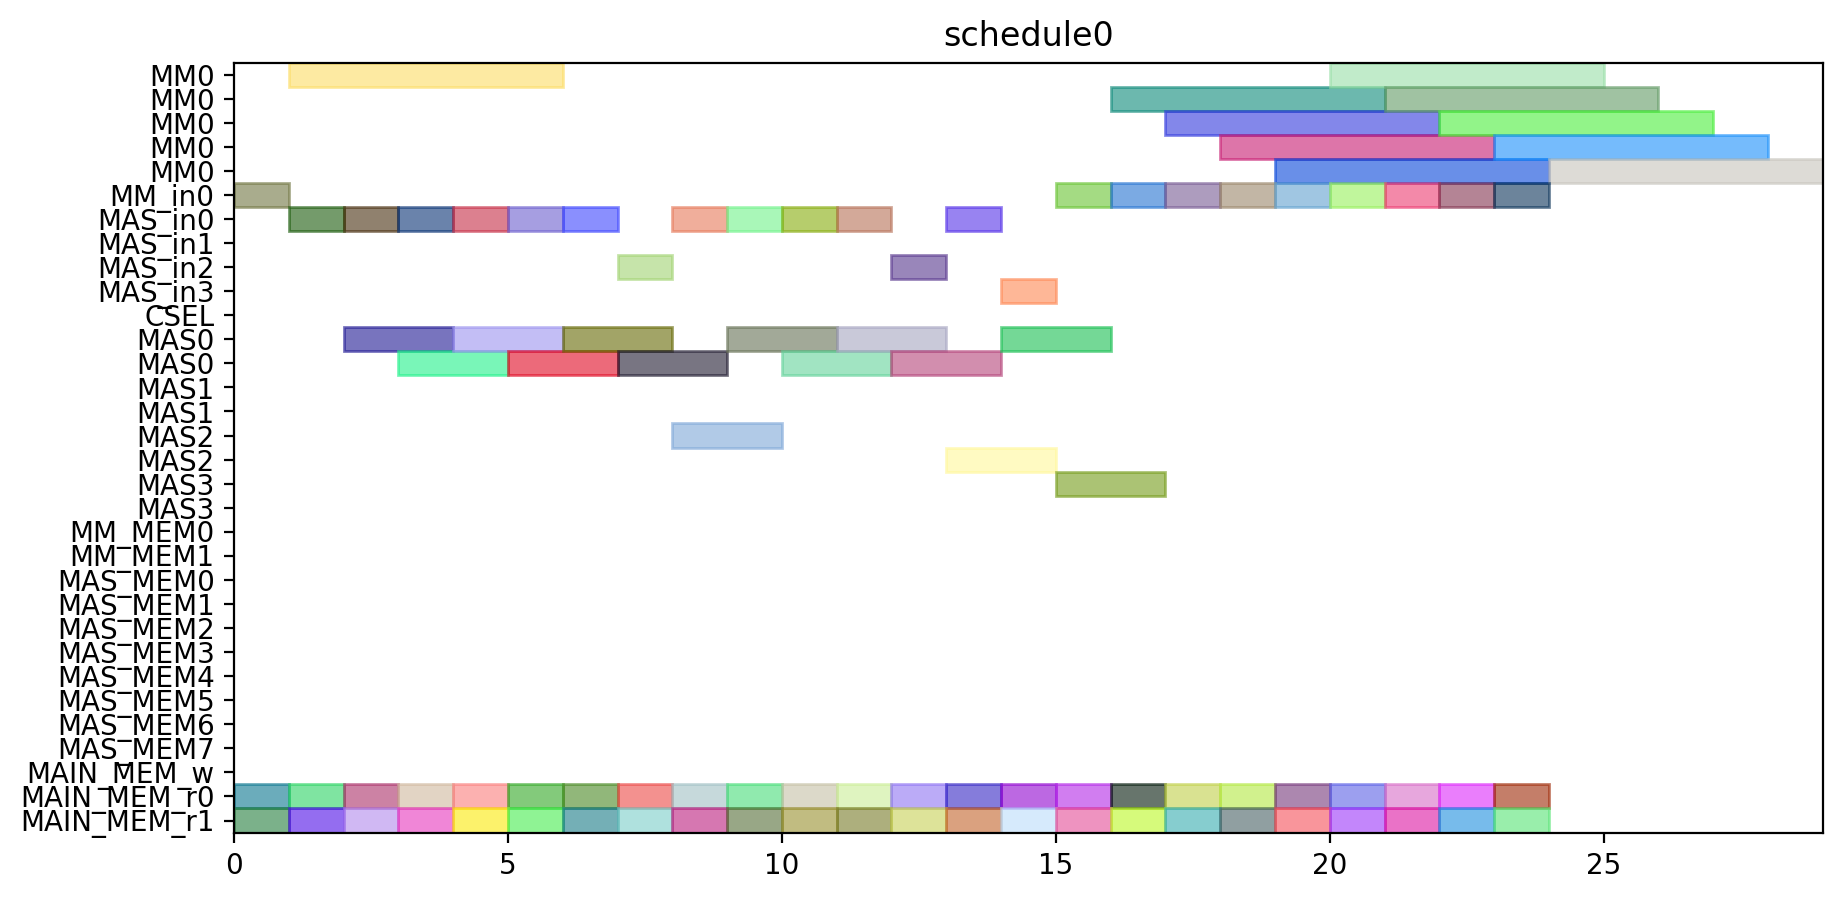

Write Python code to recreate this figure.
from pyschedule import Scenario, solvers, plotters, alt


def solve():
	horizon = 120
	S = Scenario("schedule0", horizon=horizon)

	# resource
	MM = S.Resources('MM', num=1, size=5)
	MM_in = S.Resources('MM_in', num=1)
	MAS_in = S.Resources('MAS_in', num=4)
	CSEL = S.Resource('CSEL')
	MAS = S.Resources('MAS', num=4, size=2, periods=range(1, horizon))
	MM_MEM = S.Resources('MM_MEM', num=2)
	MAS_MEM = S.Resources('MAS_MEM', num=8)
	MAIN_MEM_w = S.Resource('MAIN_MEM_w', size=1)
	MAIN_MEM_r = S.Resources('MAIN_MEM_r', num=2)

	# result of previous scheduling

	# new tasks
	t0_t0 = S.Task('t0_t0', length=2, delay_cost=1)
	t0_t0 += alt(MAS)
	t0_t0_in = S.Task('t0_t0_in', length=1, delay_cost=1)
	t0_t0_in += alt(MAS_in)
	S += t0_t0_in*MAS_in[0]<=t0_t0*MAS[0]

	S += t0_t0_in*MAS_in[1]<=t0_t0*MAS[1]

	S += t0_t0_in*MAS_in[2]<=t0_t0*MAS[2]

	S += t0_t0_in*MAS_in[3]<=t0_t0*MAS[3]

	t0_t0_mem0 = S.Task('t0_t0_mem0', length=1, delay_cost=1)
	t0_t0_mem0 += MAIN_MEM_r[0]
	S += t0_t0_mem0 <= t0_t0

	t0_t0_mem1 = S.Task('t0_t0_mem1', length=1, delay_cost=1)
	t0_t0_mem1 += MAIN_MEM_r[1]
	S += t0_t0_mem1 <= t0_t0

	t0_t1 = S.Task('t0_t1', length=2, delay_cost=1)
	t0_t1 += alt(MAS)
	t0_t1_in = S.Task('t0_t1_in', length=1, delay_cost=1)
	t0_t1_in += alt(MAS_in)
	S += t0_t1_in*MAS_in[0]<=t0_t1*MAS[0]

	S += t0_t1_in*MAS_in[1]<=t0_t1*MAS[1]

	S += t0_t1_in*MAS_in[2]<=t0_t1*MAS[2]

	S += t0_t1_in*MAS_in[3]<=t0_t1*MAS[3]

	t0_t1_mem0 = S.Task('t0_t1_mem0', length=1, delay_cost=1)
	t0_t1_mem0 += MAIN_MEM_r[0]
	S += t0_t1_mem0 <= t0_t1

	t0_t1_mem1 = S.Task('t0_t1_mem1', length=1, delay_cost=1)
	t0_t1_mem1 += MAIN_MEM_r[1]
	S += t0_t1_mem1 <= t0_t1

	t0_t3 = S.Task('t0_t3', length=5, delay_cost=1)
	t0_t3 += alt(MM)
	t0_t3_in = S.Task('t0_t3_in', length=1, delay_cost=1)
	t0_t3_in += alt(MM_in)
	S += t0_t3_in*MM_in[0]<=t0_t3*MM[0]
	t0_t3_mem0 = S.Task('t0_t3_mem0', length=1, delay_cost=1)
	t0_t3_mem0 += MAIN_MEM_r[0]
	S += t0_t3_mem0 <= t0_t3

	t0_t3_mem1 = S.Task('t0_t3_mem1', length=1, delay_cost=1)
	t0_t3_mem1 += MAIN_MEM_r[1]
	S += t0_t3_mem1 <= t0_t3

	t10 = S.Task('t10', length=2, delay_cost=1)
	t10 += alt(MAS)
	t10_in = S.Task('t10_in', length=1, delay_cost=1)
	t10_in += alt(MAS_in)
	S += t10_in*MAS_in[0]<=t10*MAS[0]

	S += t10_in*MAS_in[1]<=t10*MAS[1]

	S += t10_in*MAS_in[2]<=t10*MAS[2]

	S += t10_in*MAS_in[3]<=t10*MAS[3]

	t10_mem0 = S.Task('t10_mem0', length=1, delay_cost=1)
	t10_mem0 += MAIN_MEM_r[0]
	S += t10_mem0 <= t10

	t10_mem1 = S.Task('t10_mem1', length=1, delay_cost=1)
	t10_mem1 += MAIN_MEM_r[1]
	S += t10_mem1 <= t10

	t11 = S.Task('t11', length=2, delay_cost=1)
	t11 += alt(MAS)
	t11_in = S.Task('t11_in', length=1, delay_cost=1)
	t11_in += alt(MAS_in)
	S += t11_in*MAS_in[0]<=t11*MAS[0]

	S += t11_in*MAS_in[1]<=t11*MAS[1]

	S += t11_in*MAS_in[2]<=t11*MAS[2]

	S += t11_in*MAS_in[3]<=t11*MAS[3]

	t11_mem0 = S.Task('t11_mem0', length=1, delay_cost=1)
	t11_mem0 += MAIN_MEM_r[0]
	S += t11_mem0 <= t11

	t11_mem1 = S.Task('t11_mem1', length=1, delay_cost=1)
	t11_mem1 += MAIN_MEM_r[1]
	S += t11_mem1 <= t11

	t3_t0 = S.Task('t3_t0', length=5, delay_cost=1)
	t3_t0 += alt(MM)
	t3_t0_in = S.Task('t3_t0_in', length=1, delay_cost=1)
	t3_t0_in += alt(MM_in)
	S += t3_t0_in*MM_in[0]<=t3_t0*MM[0]
	t3_t0_mem0 = S.Task('t3_t0_mem0', length=1, delay_cost=1)
	t3_t0_mem0 += MAIN_MEM_r[0]
	S += t3_t0_mem0 <= t3_t0

	t3_t0_mem1 = S.Task('t3_t0_mem1', length=1, delay_cost=1)
	t3_t0_mem1 += MAIN_MEM_r[1]
	S += t3_t0_mem1 <= t3_t0

	t3_t1 = S.Task('t3_t1', length=5, delay_cost=1)
	t3_t1 += alt(MM)
	t3_t1_in = S.Task('t3_t1_in', length=1, delay_cost=1)
	t3_t1_in += alt(MM_in)
	S += t3_t1_in*MM_in[0]<=t3_t1*MM[0]
	t3_t1_mem0 = S.Task('t3_t1_mem0', length=1, delay_cost=1)
	t3_t1_mem0 += MAIN_MEM_r[0]
	S += t3_t1_mem0 <= t3_t1

	t3_t1_mem1 = S.Task('t3_t1_mem1', length=1, delay_cost=1)
	t3_t1_mem1 += MAIN_MEM_r[1]
	S += t3_t1_mem1 <= t3_t1

	t3_t2 = S.Task('t3_t2', length=2, delay_cost=1)
	t3_t2 += alt(MAS)
	t3_t2_in = S.Task('t3_t2_in', length=1, delay_cost=1)
	t3_t2_in += alt(MAS_in)
	S += t3_t2_in*MAS_in[0]<=t3_t2*MAS[0]

	S += t3_t2_in*MAS_in[1]<=t3_t2*MAS[1]

	S += t3_t2_in*MAS_in[2]<=t3_t2*MAS[2]

	S += t3_t2_in*MAS_in[3]<=t3_t2*MAS[3]

	t3_t2_mem0 = S.Task('t3_t2_mem0', length=1, delay_cost=1)
	t3_t2_mem0 += MAIN_MEM_r[0]
	S += t3_t2_mem0 <= t3_t2

	t3_t2_mem1 = S.Task('t3_t2_mem1', length=1, delay_cost=1)
	t3_t2_mem1 += MAIN_MEM_r[1]
	S += t3_t2_mem1 <= t3_t2

	t3_t3 = S.Task('t3_t3', length=2, delay_cost=1)
	t3_t3 += alt(MAS)
	t3_t3_in = S.Task('t3_t3_in', length=1, delay_cost=1)
	t3_t3_in += alt(MAS_in)
	S += t3_t3_in*MAS_in[0]<=t3_t3*MAS[0]

	S += t3_t3_in*MAS_in[1]<=t3_t3*MAS[1]

	S += t3_t3_in*MAS_in[2]<=t3_t3*MAS[2]

	S += t3_t3_in*MAS_in[3]<=t3_t3*MAS[3]

	t3_t3_mem0 = S.Task('t3_t3_mem0', length=1, delay_cost=1)
	t3_t3_mem0 += MAIN_MEM_r[0]
	S += t3_t3_mem0 <= t3_t3

	t3_t3_mem1 = S.Task('t3_t3_mem1', length=1, delay_cost=1)
	t3_t3_mem1 += MAIN_MEM_r[1]
	S += t3_t3_mem1 <= t3_t3

	t4_t0 = S.Task('t4_t0', length=2, delay_cost=1)
	t4_t0 += alt(MAS)
	t4_t0_in = S.Task('t4_t0_in', length=1, delay_cost=1)
	t4_t0_in += alt(MAS_in)
	S += t4_t0_in*MAS_in[0]<=t4_t0*MAS[0]

	S += t4_t0_in*MAS_in[1]<=t4_t0*MAS[1]

	S += t4_t0_in*MAS_in[2]<=t4_t0*MAS[2]

	S += t4_t0_in*MAS_in[3]<=t4_t0*MAS[3]

	t4_t0_mem0 = S.Task('t4_t0_mem0', length=1, delay_cost=1)
	t4_t0_mem0 += MAIN_MEM_r[0]
	S += t4_t0_mem0 <= t4_t0

	t4_t0_mem1 = S.Task('t4_t0_mem1', length=1, delay_cost=1)
	t4_t0_mem1 += MAIN_MEM_r[1]
	S += t4_t0_mem1 <= t4_t0

	t4_t1 = S.Task('t4_t1', length=2, delay_cost=1)
	t4_t1 += alt(MAS)
	t4_t1_in = S.Task('t4_t1_in', length=1, delay_cost=1)
	t4_t1_in += alt(MAS_in)
	S += t4_t1_in*MAS_in[0]<=t4_t1*MAS[0]

	S += t4_t1_in*MAS_in[1]<=t4_t1*MAS[1]

	S += t4_t1_in*MAS_in[2]<=t4_t1*MAS[2]

	S += t4_t1_in*MAS_in[3]<=t4_t1*MAS[3]

	t4_t1_mem0 = S.Task('t4_t1_mem0', length=1, delay_cost=1)
	t4_t1_mem0 += MAIN_MEM_r[0]
	S += t4_t1_mem0 <= t4_t1

	t4_t1_mem1 = S.Task('t4_t1_mem1', length=1, delay_cost=1)
	t4_t1_mem1 += MAIN_MEM_r[1]
	S += t4_t1_mem1 <= t4_t1

	t4_t3 = S.Task('t4_t3', length=5, delay_cost=1)
	t4_t3 += alt(MM)
	t4_t3_in = S.Task('t4_t3_in', length=1, delay_cost=1)
	t4_t3_in += alt(MM_in)
	S += t4_t3_in*MM_in[0]<=t4_t3*MM[0]
	t4_t3_mem0 = S.Task('t4_t3_mem0', length=1, delay_cost=1)
	t4_t3_mem0 += MAIN_MEM_r[0]
	S += t4_t3_mem0 <= t4_t3

	t4_t3_mem1 = S.Task('t4_t3_mem1', length=1, delay_cost=1)
	t4_t3_mem1 += MAIN_MEM_r[1]
	S += t4_t3_mem1 <= t4_t3

	t5_t0 = S.Task('t5_t0', length=5, delay_cost=1)
	t5_t0 += alt(MM)
	t5_t0_in = S.Task('t5_t0_in', length=1, delay_cost=1)
	t5_t0_in += alt(MM_in)
	S += t5_t0_in*MM_in[0]<=t5_t0*MM[0]
	t5_t0_mem0 = S.Task('t5_t0_mem0', length=1, delay_cost=1)
	t5_t0_mem0 += MAIN_MEM_r[0]
	S += t5_t0_mem0 <= t5_t0

	t5_t0_mem1 = S.Task('t5_t0_mem1', length=1, delay_cost=1)
	t5_t0_mem1 += MAIN_MEM_r[1]
	S += t5_t0_mem1 <= t5_t0

	t5_t1 = S.Task('t5_t1', length=5, delay_cost=1)
	t5_t1 += alt(MM)
	t5_t1_in = S.Task('t5_t1_in', length=1, delay_cost=1)
	t5_t1_in += alt(MM_in)
	S += t5_t1_in*MM_in[0]<=t5_t1*MM[0]
	t5_t1_mem0 = S.Task('t5_t1_mem0', length=1, delay_cost=1)
	t5_t1_mem0 += MAIN_MEM_r[0]
	S += t5_t1_mem0 <= t5_t1

	t5_t1_mem1 = S.Task('t5_t1_mem1', length=1, delay_cost=1)
	t5_t1_mem1 += MAIN_MEM_r[1]
	S += t5_t1_mem1 <= t5_t1

	t5_t2 = S.Task('t5_t2', length=2, delay_cost=1)
	t5_t2 += alt(MAS)
	t5_t2_in = S.Task('t5_t2_in', length=1, delay_cost=1)
	t5_t2_in += alt(MAS_in)
	S += t5_t2_in*MAS_in[0]<=t5_t2*MAS[0]

	S += t5_t2_in*MAS_in[1]<=t5_t2*MAS[1]

	S += t5_t2_in*MAS_in[2]<=t5_t2*MAS[2]

	S += t5_t2_in*MAS_in[3]<=t5_t2*MAS[3]

	t5_t2_mem0 = S.Task('t5_t2_mem0', length=1, delay_cost=1)
	t5_t2_mem0 += MAIN_MEM_r[0]
	S += t5_t2_mem0 <= t5_t2

	t5_t2_mem1 = S.Task('t5_t2_mem1', length=1, delay_cost=1)
	t5_t2_mem1 += MAIN_MEM_r[1]
	S += t5_t2_mem1 <= t5_t2

	t5_t3 = S.Task('t5_t3', length=2, delay_cost=1)
	t5_t3 += alt(MAS)
	t5_t3_in = S.Task('t5_t3_in', length=1, delay_cost=1)
	t5_t3_in += alt(MAS_in)
	S += t5_t3_in*MAS_in[0]<=t5_t3*MAS[0]

	S += t5_t3_in*MAS_in[1]<=t5_t3*MAS[1]

	S += t5_t3_in*MAS_in[2]<=t5_t3*MAS[2]

	S += t5_t3_in*MAS_in[3]<=t5_t3*MAS[3]

	t5_t3_mem0 = S.Task('t5_t3_mem0', length=1, delay_cost=1)
	t5_t3_mem0 += MAIN_MEM_r[0]
	S += t5_t3_mem0 <= t5_t3

	t5_t3_mem1 = S.Task('t5_t3_mem1', length=1, delay_cost=1)
	t5_t3_mem1 += MAIN_MEM_r[1]
	S += t5_t3_mem1 <= t5_t3

	t6_t0 = S.Task('t6_t0', length=5, delay_cost=1)
	t6_t0 += alt(MM)
	t6_t0_in = S.Task('t6_t0_in', length=1, delay_cost=1)
	t6_t0_in += alt(MM_in)
	S += t6_t0_in*MM_in[0]<=t6_t0*MM[0]
	t6_t0_mem0 = S.Task('t6_t0_mem0', length=1, delay_cost=1)
	t6_t0_mem0 += MAIN_MEM_r[0]
	S += t6_t0_mem0 <= t6_t0

	t6_t0_mem1 = S.Task('t6_t0_mem1', length=1, delay_cost=1)
	t6_t0_mem1 += MAIN_MEM_r[1]
	S += t6_t0_mem1 <= t6_t0

	t6_t1 = S.Task('t6_t1', length=5, delay_cost=1)
	t6_t1 += alt(MM)
	t6_t1_in = S.Task('t6_t1_in', length=1, delay_cost=1)
	t6_t1_in += alt(MM_in)
	S += t6_t1_in*MM_in[0]<=t6_t1*MM[0]
	t6_t1_mem0 = S.Task('t6_t1_mem0', length=1, delay_cost=1)
	t6_t1_mem0 += MAIN_MEM_r[0]
	S += t6_t1_mem0 <= t6_t1

	t6_t1_mem1 = S.Task('t6_t1_mem1', length=1, delay_cost=1)
	t6_t1_mem1 += MAIN_MEM_r[1]
	S += t6_t1_mem1 <= t6_t1

	t6_t2 = S.Task('t6_t2', length=2, delay_cost=1)
	t6_t2 += alt(MAS)
	t6_t2_in = S.Task('t6_t2_in', length=1, delay_cost=1)
	t6_t2_in += alt(MAS_in)
	S += t6_t2_in*MAS_in[0]<=t6_t2*MAS[0]

	S += t6_t2_in*MAS_in[1]<=t6_t2*MAS[1]

	S += t6_t2_in*MAS_in[2]<=t6_t2*MAS[2]

	S += t6_t2_in*MAS_in[3]<=t6_t2*MAS[3]

	t6_t2_mem0 = S.Task('t6_t2_mem0', length=1, delay_cost=1)
	t6_t2_mem0 += MAIN_MEM_r[0]
	S += t6_t2_mem0 <= t6_t2

	t6_t2_mem1 = S.Task('t6_t2_mem1', length=1, delay_cost=1)
	t6_t2_mem1 += MAIN_MEM_r[1]
	S += t6_t2_mem1 <= t6_t2

	t6_t3 = S.Task('t6_t3', length=2, delay_cost=1)
	t6_t3 += alt(MAS)
	t6_t3_in = S.Task('t6_t3_in', length=1, delay_cost=1)
	t6_t3_in += alt(MAS_in)
	S += t6_t3_in*MAS_in[0]<=t6_t3*MAS[0]

	S += t6_t3_in*MAS_in[1]<=t6_t3*MAS[1]

	S += t6_t3_in*MAS_in[2]<=t6_t3*MAS[2]

	S += t6_t3_in*MAS_in[3]<=t6_t3*MAS[3]

	t6_t3_mem0 = S.Task('t6_t3_mem0', length=1, delay_cost=1)
	t6_t3_mem0 += MAIN_MEM_r[0]
	S += t6_t3_mem0 <= t6_t3

	t6_t3_mem1 = S.Task('t6_t3_mem1', length=1, delay_cost=1)
	t6_t3_mem1 += MAIN_MEM_r[1]
	S += t6_t3_mem1 <= t6_t3

	t7_t0 = S.Task('t7_t0', length=5, delay_cost=1)
	t7_t0 += alt(MM)
	t7_t0_in = S.Task('t7_t0_in', length=1, delay_cost=1)
	t7_t0_in += alt(MM_in)
	S += t7_t0_in*MM_in[0]<=t7_t0*MM[0]
	t7_t0_mem0 = S.Task('t7_t0_mem0', length=1, delay_cost=1)
	t7_t0_mem0 += MAIN_MEM_r[0]
	S += t7_t0_mem0 <= t7_t0

	t7_t0_mem1 = S.Task('t7_t0_mem1', length=1, delay_cost=1)
	t7_t0_mem1 += MAIN_MEM_r[1]
	S += t7_t0_mem1 <= t7_t0

	t7_t1 = S.Task('t7_t1', length=5, delay_cost=1)
	t7_t1 += alt(MM)
	t7_t1_in = S.Task('t7_t1_in', length=1, delay_cost=1)
	t7_t1_in += alt(MM_in)
	S += t7_t1_in*MM_in[0]<=t7_t1*MM[0]
	t7_t1_mem0 = S.Task('t7_t1_mem0', length=1, delay_cost=1)
	t7_t1_mem0 += MAIN_MEM_r[0]
	S += t7_t1_mem0 <= t7_t1

	t7_t1_mem1 = S.Task('t7_t1_mem1', length=1, delay_cost=1)
	t7_t1_mem1 += MAIN_MEM_r[1]
	S += t7_t1_mem1 <= t7_t1

	t7_t2 = S.Task('t7_t2', length=2, delay_cost=1)
	t7_t2 += alt(MAS)
	t7_t2_in = S.Task('t7_t2_in', length=1, delay_cost=1)
	t7_t2_in += alt(MAS_in)
	S += t7_t2_in*MAS_in[0]<=t7_t2*MAS[0]

	S += t7_t2_in*MAS_in[1]<=t7_t2*MAS[1]

	S += t7_t2_in*MAS_in[2]<=t7_t2*MAS[2]

	S += t7_t2_in*MAS_in[3]<=t7_t2*MAS[3]

	t7_t2_mem0 = S.Task('t7_t2_mem0', length=1, delay_cost=1)
	t7_t2_mem0 += MAIN_MEM_r[0]
	S += t7_t2_mem0 <= t7_t2

	t7_t2_mem1 = S.Task('t7_t2_mem1', length=1, delay_cost=1)
	t7_t2_mem1 += MAIN_MEM_r[1]
	S += t7_t2_mem1 <= t7_t2

	t7_t3 = S.Task('t7_t3', length=2, delay_cost=1)
	t7_t3 += alt(MAS)
	t7_t3_in = S.Task('t7_t3_in', length=1, delay_cost=1)
	t7_t3_in += alt(MAS_in)
	S += t7_t3_in*MAS_in[0]<=t7_t3*MAS[0]

	S += t7_t3_in*MAS_in[1]<=t7_t3*MAS[1]

	S += t7_t3_in*MAS_in[2]<=t7_t3*MAS[2]

	S += t7_t3_in*MAS_in[3]<=t7_t3*MAS[3]

	t7_t3_mem0 = S.Task('t7_t3_mem0', length=1, delay_cost=1)
	t7_t3_mem0 += MAIN_MEM_r[0]
	S += t7_t3_mem0 <= t7_t3

	t7_t3_mem1 = S.Task('t7_t3_mem1', length=1, delay_cost=1)
	t7_t3_mem1 += MAIN_MEM_r[1]
	S += t7_t3_mem1 <= t7_t3

	solvers.mip.solve(S,msg=1,kind='CPLEX',ratio_gap=1.01)

	solution = [['hoge']*len(S.solution()[1]) for i in range(len(S.solution()))]
	for i in range(len(S.solution())):
		for j in range(len(S.solution()[i])):
			solution[i][j]=str(S.solution()[i][j])
	print(solution)

	cycles = int(solution[-1][3])

	pic_file_name = "/home/mfukuda/ABE/multiRAM_multiMAS_16mux/scheduling_result/stage5MM1_stage2MAS4/SQR012345/schedule0.png"
	if(S.solution() != []):
		plotters.matplotlib.plot(S,img_filename=pic_file_name, show_task_labels=False, fig_size=(cycles*0.25+3, 5))

	return solution
